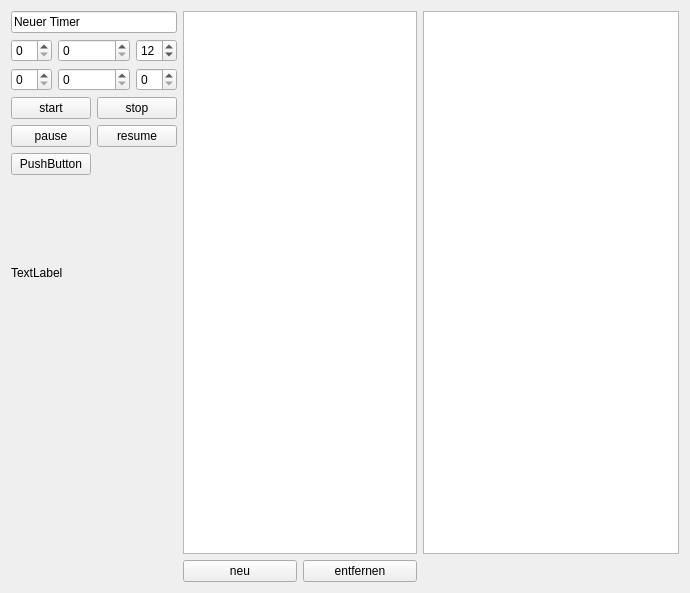
<?xml version="1.0" encoding="UTF-8"?>
<ui version="4.0">
 <class>MainWindow</class>
 <widget class="QMainWindow" name="MainWindow">
  <property name="geometry">
   <rect>
    <x>0</x>
    <y>0</y>
    <width>690</width>
    <height>593</height>
   </rect>
  </property>
  <property name="sizePolicy">
   <sizepolicy hsizetype="Preferred" vsizetype="Preferred">
    <horstretch>2</horstretch>
    <verstretch>2</verstretch>
   </sizepolicy>
  </property>
  <property name="windowTitle">
   <string>MainWindow</string>
  </property>
  <widget class="QWidget" name="centralWidget">
   <property name="sizePolicy">
    <sizepolicy hsizetype="Preferred" vsizetype="Preferred">
     <horstretch>2</horstretch>
     <verstretch>2</verstretch>
    </sizepolicy>
   </property>
   <layout class="QGridLayout" name="gridLayout">
    <item row="1" column="0">
     <widget class="QSpinBox" name="h"/>
    </item>
    <item row="3" column="0" colspan="2">
     <widget class="QPushButton" name="start">
      <property name="text">
       <string>start</string>
      </property>
     </widget>
    </item>
    <item row="3" column="2" colspan="2">
     <widget class="QPushButton" name="stop">
      <property name="text">
       <string>stop</string>
      </property>
     </widget>
    </item>
    <item row="7" column="1" rowspan="2" colspan="2">
     <spacer name="verticalSpacer">
      <property name="orientation">
       <enum>Qt::Vertical</enum>
      </property>
      <property name="sizeHint" stdset="0">
       <size>
        <width>20</width>
        <height>132</height>
       </size>
      </property>
     </spacer>
    </item>
    <item row="0" column="4" rowspan="8" colspan="2">
     <widget class="QListWidget" name="listWidget">
      <property name="sizePolicy">
       <sizepolicy hsizetype="Expanding" vsizetype="Expanding">
        <horstretch>2</horstretch>
        <verstretch>2</verstretch>
       </sizepolicy>
      </property>
     </widget>
    </item>
    <item row="4" column="2" colspan="2">
     <widget class="QPushButton" name="resume">
      <property name="text">
       <string>resume</string>
      </property>
     </widget>
    </item>
    <item row="8" column="5">
     <widget class="QPushButton" name="entfernen">
      <property name="text">
       <string>entfernen</string>
      </property>
     </widget>
    </item>
    <item row="0" column="0" colspan="4">
     <widget class="QLineEdit" name="lineEdit">
      <property name="text">
       <string>Neuer Timer</string>
      </property>
      <property name="placeholderText">
       <string>Name</string>
      </property>
     </widget>
    </item>
    <item row="6" column="0" colspan="4">
     <widget class="QLabel" name="timerlabel">
      <property name="text">
       <string>TextLabel</string>
      </property>
      <property name="wordWrap">
       <bool>true</bool>
      </property>
     </widget>
    </item>
    <item row="8" column="4">
     <widget class="QPushButton" name="neu">
      <property name="text">
       <string>neu</string>
      </property>
     </widget>
    </item>
    <item row="4" column="0" colspan="2">
     <widget class="QPushButton" name="pause">
      <property name="text">
       <string>pause</string>
      </property>
     </widget>
    </item>
    <item row="5" column="0" colspan="2">
     <widget class="QPushButton" name="test">
      <property name="text">
       <string>PushButton</string>
      </property>
     </widget>
    </item>
    <item row="0" column="6" rowspan="8">
     <widget class="QListWidget" name="listWidget_2"/>
    </item>
    <item row="1" column="1" colspan="2">
     <widget class="QSpinBox" name="m"/>
    </item>
    <item row="1" column="3">
     <widget class="QSpinBox" name="s">
      <property name="value">
       <number>12</number>
      </property>
     </widget>
    </item>
    <item row="2" column="0">
     <widget class="QSpinBox" name="a_h"/>
    </item>
    <item row="2" column="1" colspan="2">
     <widget class="QSpinBox" name="a_m"/>
    </item>
    <item row="2" column="3">
     <widget class="QSpinBox" name="a_s"/>
    </item>
   </layout>
  </widget>
 </widget>
 <layoutdefault spacing="6" margin="11"/>
 <resources/>
 <connections/>
</ui>
